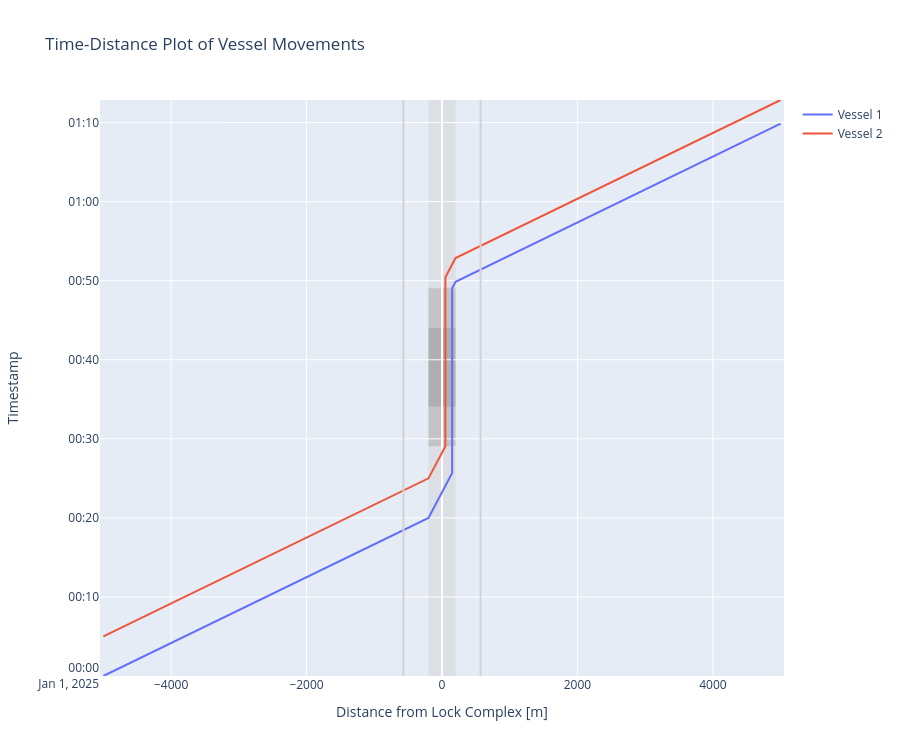

Here is the notebook cell this chart was saved with:
### Markdown cell above
##### Time-distance diagram
The time-distance diagram confirms the above.

### Code cell
def cm_to_pixels(cm):
    return cm * 37.8 # Set figure height to 10 cmfig.update_layout(height=cm_to_pixels(10))

# We can plot the time-distance diagram
fig = lock_chamber.plot(xlimmin = -5050, 
                        xlimmax = 5050, 
                        method='Plotly')

fig.update_layout(height=cm_to_pixels(20))

### Figure 1 — Plotly figure (JSON) as saved in the notebook; plotly's stock layout.template omitted (floating-point values rounded to 4 significant figures)
{"data": [{"mode": "lines", "name": "Vessel 1", "type": "scatter", "x": [-5000.0, -5000.0, -200.0, -200.0, 150.0, 150.0, 150.0, 150.0, 150.0, 150.0, 150.0, 150.0, 200.0, 200.0, 5000.0, 5000.0], "y": ["2025-01-01T00:00:00", "2025-01-01T00:00:00", "2025-01-01T00:20:00", "2025-01-01T00:20:00", "2025-01-01T00:25:40.172786", "2025-01-01T00:29:02.980562", "2025-01-01T00:34:02.980562", "2025-01-01T00:34:02.980562", "2025-01-01T00:44:02.980562", "2025-01-01T00:44:02.980562", "2025-01-01T00:49:02.980562", "2025-01-01T00:49:02.980562", "2025-01-01T00:49:51.576674", "2025-01-01T00:49:51.576674", "2025-01-01T01:09:51.576674", "2025-01-01T01:09:51.576674"]}, {"mode": "lines", "name": "Vessel 2", "type": "scatter", "x": [-5000.0, -5000.0, -200.0, -200.0, 50.0, 50.0, 50.0, 50.0, 50.0, 50.0, 50.0, 50.0, 50.0, 50.0, 200.0, 200.0, 5000.0, 5000.0], "y": ["2025-01-01T00:05:00", "2025-01-01T00:05:00", "2025-01-01T00:25:00", "2025-01-01T00:25:00", "2025-01-01T00:29:02.980562", "2025-01-01T00:29:02.980562", "2025-01-01T00:34:02.980562", "2025-01-01T00:34:02.980562", "2025-01-01T00:44:02.980562", "2025-01-01T00:44:02.980562", "2025-01-01T00:49:02.980562", "2025-01-01T00:49:02.980562", "2025-01-01T00:50:25.788337", "2025-01-01T00:50:25.788337", "2025-01-01T00:52:51.576674", "2025-01-01T00:52:51.576674", "2025-01-01T01:12:51.576674", "2025-01-01T01:12:51.576674"]}], "layout": {"height": 756, "shapes": [{"fillcolor": "lightgrey", "layer": "below", "line": {"width": 0}, "name": "Lock Geometry", "opacity": 0.5, "type": "rect", "x0": -200, "x1": 200, "y0": "2025-01-01T00:00:00", "y1": "2025-01-01T01:12:51.576674"}, {"fillcolor": "darkgrey", "layer": "below", "line": {"width": 0}, "name": "Lock gate closing", "opacity": 0.5, "type": "rect", "x0": -200, "x1": 200, "y0": "2025-01-01T00:29:02.980562", "y1": "2025-01-01T00:34:02.980562"}, {"fillcolor": "grey", "layer": "below", "line": {"width": 0}, "name": "Lock levelling", "opacity": 0.5, "type": "rect", "x0": -200, "x1": 200, "y0": "2025-01-01T00:34:02.980562", "y1": "2025-01-01T00:44:02.980562"}, {"fillcolor": "darkgrey", "layer": "below", "line": {"width": 0}, "name": "Lock gate opening", "opacity": 0.5, "type": "rect", "x0": -200, "x1": 200, "y0": "2025-01-01T00:44:02.980562", "y1": "2025-01-01T00:49:02.980562"}, {"line": {"color": "lightgrey"}, "type": "line", "x0": -570, "x1": -570, "xref": "x", "y0": 0, "y1": 1, "yref": "y domain"}, {"line": {"color": "lightgrey"}, "type": "line", "x0": 570, "x1": 570, "xref": "x", "y0": 0, "y1": 1, "yref": "y domain"}], "showlegend": true, "title": {"text": "Time-Distance Plot of Vessel Movements"}, "xaxis": {"range": [-5050, 5050], "title": {"text": "Distance from Lock Complex [m]"}}, "yaxis": {"range": ["2025-01-01T00:00:00", "2025-01-01T01:12:51.576674"], "title": {"text": "Timestamp"}}}}
